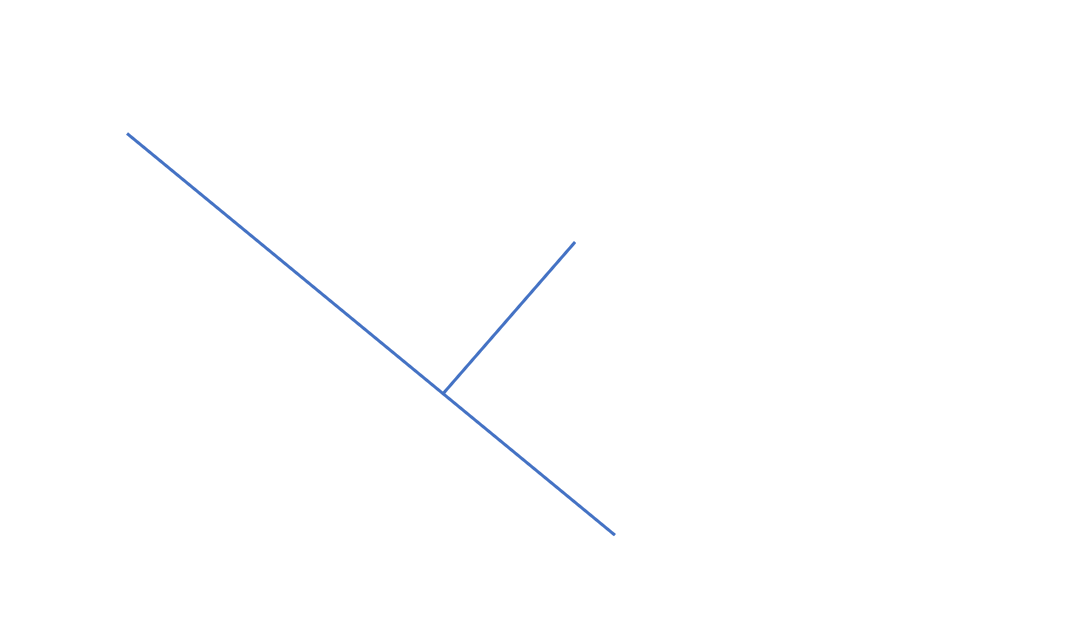
#> input picture jimmyTestCode/split2.PNG, 1068 x 639 px
$ python -i final.py   (imports and definitions only)
#> lines starting #> are read from the running program, lines starting #| are printed output that depends on the picture; after the words box and inside, x2 and y2 are one past the last pixel; in counts of white or black regions, pixels touching at a corner belong together
#Python Code that will take in a picture that contains cracking
#Outputs the length of the cracking

import math
import scipy.ndimage.morphology as m
import cv2
import numpy as np
from skimage import img_as_float
from skimage import io, color, morphology
from skimage import io, morphology, img_as_bool, segmentation
from scipy import ndimage as ndi
import matplotlib.pyplot as plt


# [12 lines left out: function thinning2, not called in this run]


def binary(binaryFile):
#> called with binaryFile = 'split2.PNG'
    img = cv2.imread(binaryFile,0)
#> img: shape (639, 1068); min 117, max 255, mean 254.5
    img = cv2.medianBlur(img,5)
    ret,th1 = cv2.threshold(img,127,255,cv2.THRESH_BINARY)
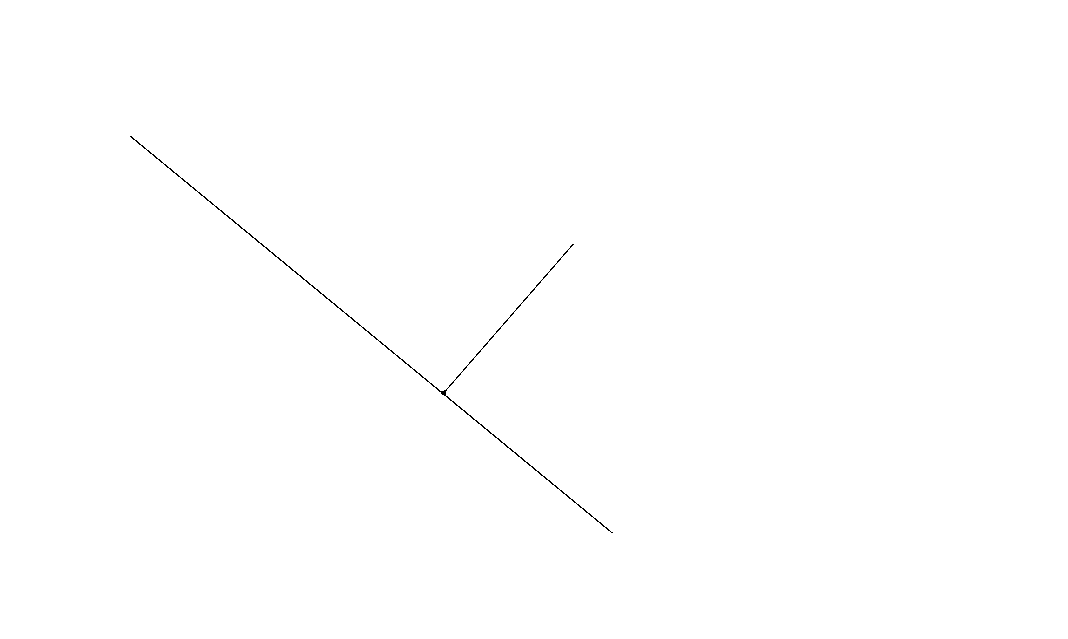
#> th1: shape (639, 1068); 99.9% white; black in thin lines or dots, all inside (x1, y1, x2, y2) = (130, 136, 613, 533)
    th2 = cv2.adaptiveThreshold(img,255,cv2.ADAPTIVE_THRESH_MEAN_C,\
                cv2.THRESH_BINARY,11,2)
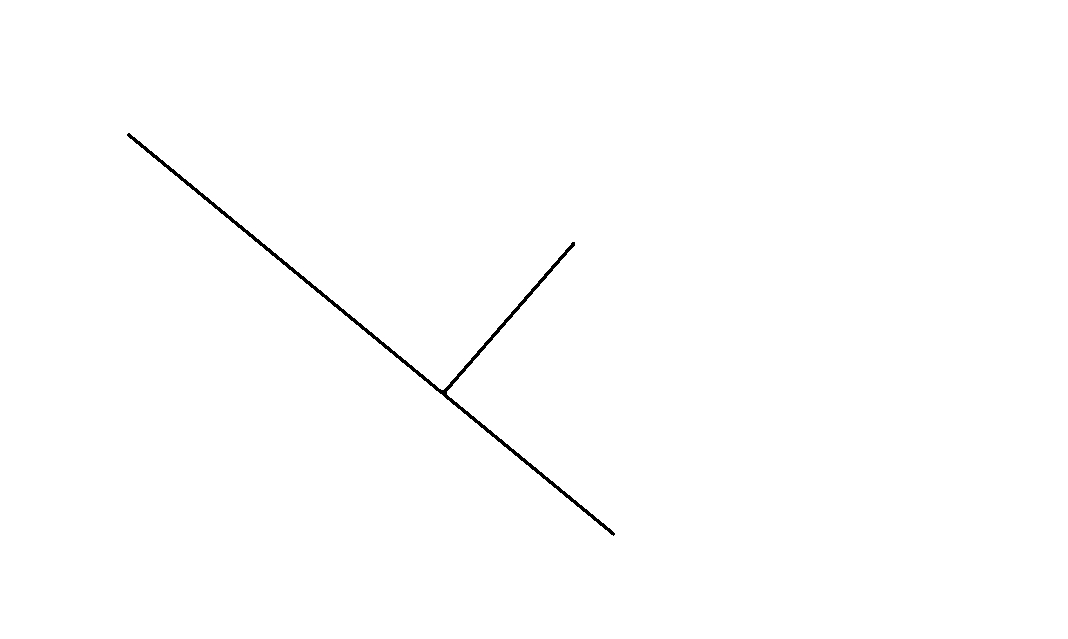
#> th2: shape (639, 1068); 99.6% white; 1 black region, box (x1, y1, x2, y2) and area: (127, 133, 615, 536) 2912
    th3 = cv2.adaptiveThreshold(img,255,cv2.ADAPTIVE_THRESH_GAUSSIAN_C,\
                cv2.THRESH_BINARY,11,2)
#> th3: shape (639, 1068); 99.6% white; black in thin lines or dots, all inside (x1, y1, x2, y2) = (127, 133, 615, 536)
    cv2.imwrite("binary.jpg", th3)
    cv2.imshow("Binary",th3)
    cv2.waitKey(0)

def enlarge(fileName):
    img = cv2.imread(fileName)
    cv2.imwrite("file3.jpg", cv2.resize(img, (a,b)))

# [226 lines left out: functions dilate, erode, median, noiseReduce, complete, opening and 4 more, not called in this run]

#############################################MAIN###################################
# [1 line not run here, left out]
# [1 line that did not run here, left out]
#a = int(width/5)
# [1 line that did not run here, left out]
#b = int(height/5)
# [1 line that did not run here, left out]
widthUnits = 9.0
heightUnits = 6.0
units = "inches"
# [1 line not run here, left out]
filename = 'file2.jpg'
selection = False
roi = []

# [14 lines left out: function roi_selection, not called in this run]

image_read_path=filename
window_name='Input Image'
window_crop_name='Cropped Image'
esc_keycode=27
wait_time=1
# [50 lines not run here, left out]

>>> result = binary('split2.PNG')

$ run again, on jimmyTestCode/split3.PNG
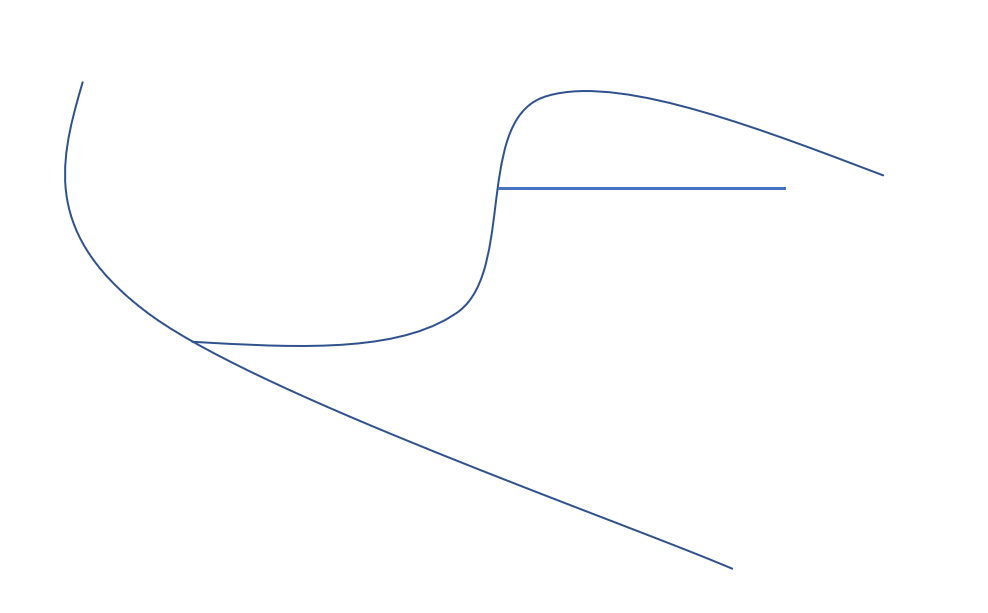
#> input picture jimmyTestCode/split3.PNG, 988 x 613 px
#> in binary, `ret,th1 = cv2.threshold(img,127,255,cv2.THRESH_BINARY)`:
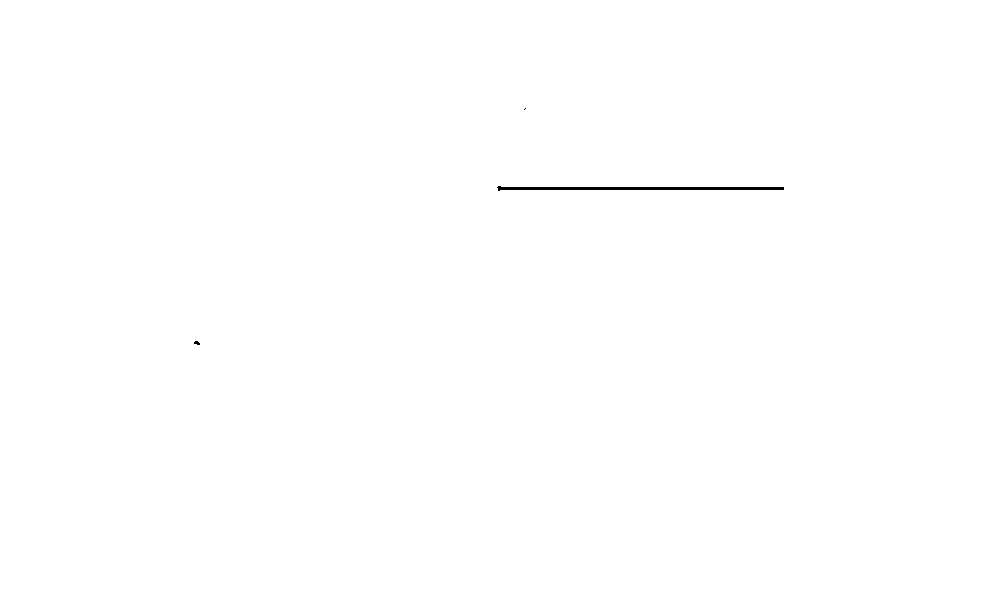
#> th1: shape (613, 988); 99.9% white; 3 black regions (2 under 20 px), largest, box (x1, y1, x2, y2) and area: (497, 186, 784, 191) 864
#> in binary, `th2 = cv2.adaptiveThreshold(img,255,cv2.ADAPTIVE_THRESH_MEAN_C,\ cv2.T..`:
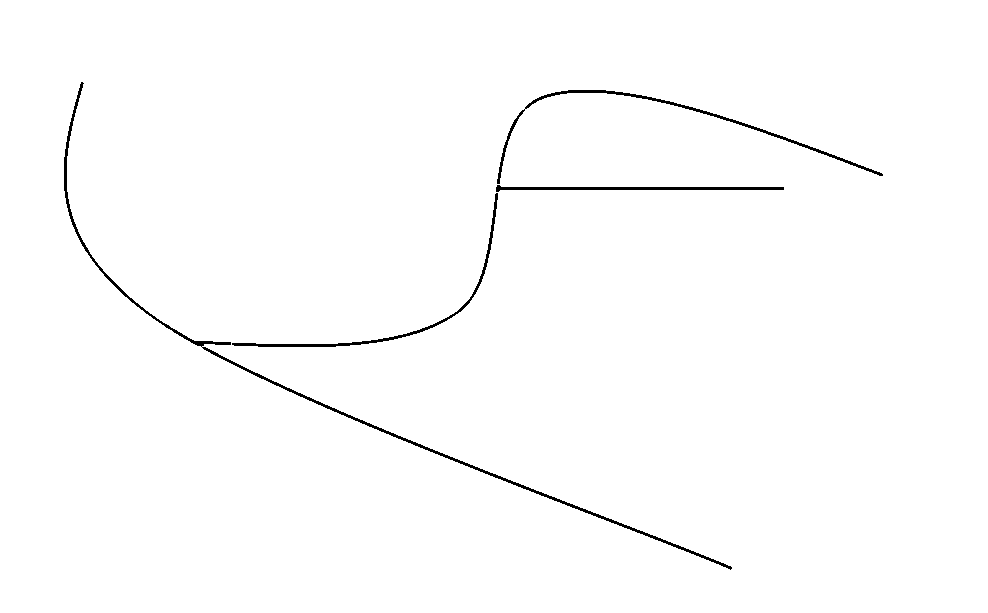
#> th2: shape (613, 988); 99% white; 4 black regions, box (x1, y1, x2, y2) and area: (64, 82, 732, 570) 2610, (497, 90, 883, 184) 1288, (232, 193, 498, 347) 1019, (496, 185, 784, 192) 878
#> th3: shape (613, 988); 99.1% white; black in thin lines or dots, all inside (x1, y1, x2, y2) = (64, 83, 883, 570)

$ run again, on jimmyTestCode/another.PNG
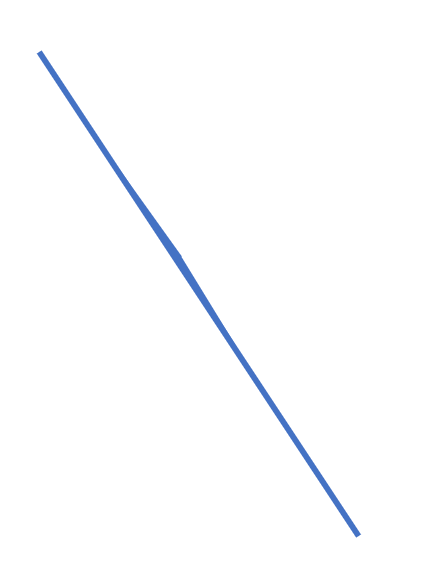
#> input picture jimmyTestCode/another.PNG, 448 x 588 px
#> in binary, `ret,th1 = cv2.threshold(img,127,255,cv2.THRESH_BINARY)`:
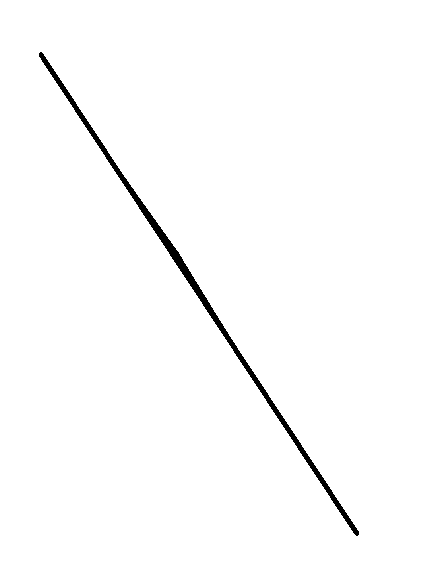
#> th1: shape (588, 448); 98.8% white; 1 black region, box (x1, y1, x2, y2) and area: (39, 52, 359, 536) 3180
#> in binary, `th2 = cv2.adaptiveThreshold(img,255,cv2.ADAPTIVE_THRESH_MEAN_C,\ cv2.T..`:
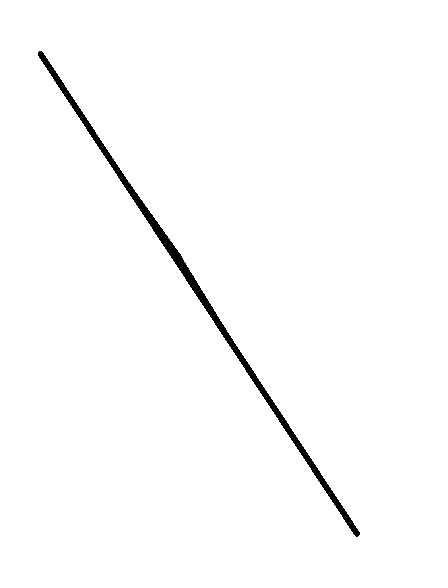
#> th2: shape (588, 448); 98.6% white; 1 black region, box (x1, y1, x2, y2) and area: (38, 51, 360, 537) 3707
#> th3: shape (588, 448); 98.6% white; 1 black region, box (x1, y1, x2, y2) and area: (38, 51, 360, 537) 3686

$ run again, on jimmyTestCode/different.PNG
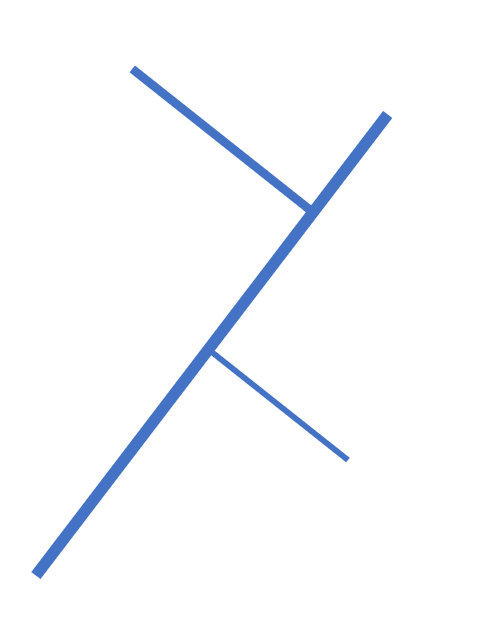
#> input picture jimmyTestCode/different.PNG, 485 x 630 px
#> in binary, `ret,th1 = cv2.threshold(img,127,255,cv2.THRESH_BINARY)`:
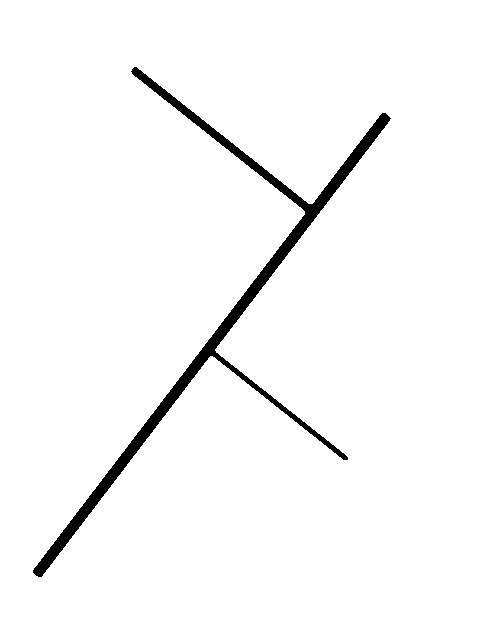
#> th1: shape (630, 485); 97.1% white; 1 black region, box (x1, y1, x2, y2) and area: (33, 67, 391, 577) 8856
#> th2: shape (630, 485); 96.8% white; 1 black region, box (x1, y1, x2, y2) and area: (32, 67, 391, 578) 9698
#> in binary, `th3 = cv2.adaptiveThreshold(img,255,cv2.ADAPTIVE_THRESH_GAUSSIAN_C,\ c..`:
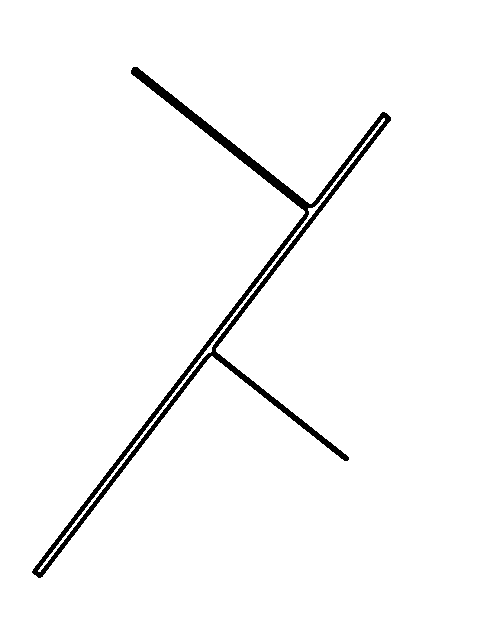
#> th3: shape (630, 485); 97.3% white; 1 black region, box (x1, y1, x2, y2) and area: (32, 67, 391, 578) 8136
